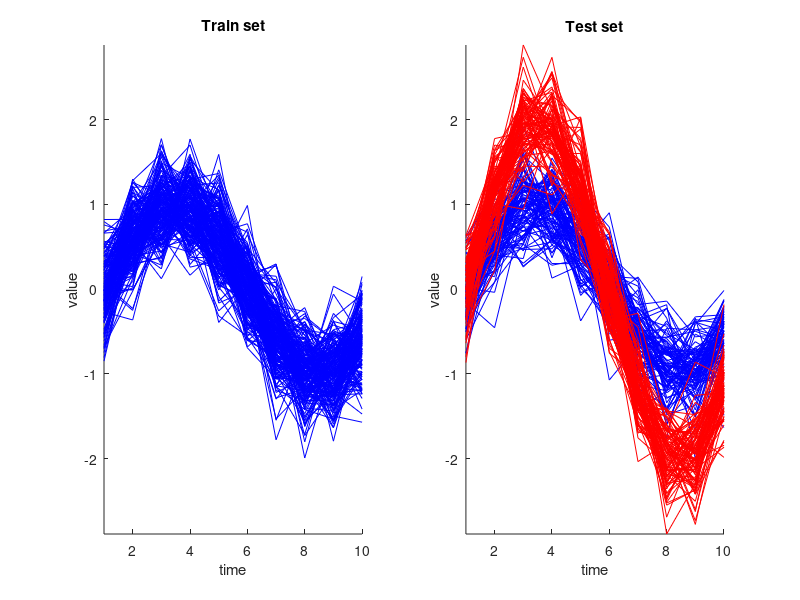

This chart was generated by the following MATLAB code:
clear all;
rng default;
seqs={}; labels={};

SNR = 10; % in DB
nb_pos = 300; 
nb_neg = 100;
max_amp = 1; 
len = 10;
freq = 10000;
t = [0:1/(len*freq):1]; 

% Positive (normal) class samples
for i=1:nb_pos
    amp = randi(max_amp);
    x = awgn(amp*sin(2*pi*freq*t(1:len)),SNR,0);
    seqs{end+1} = x;
    labels{end+1} = zeros(1,size(x,2));
end

% Negative (abnormal) class samples
for i=1:nb_neg
    amp = max_amp + randi(max_amp);
    x = awgn(amp*sin(2*pi*freq*t(1:len)),SNR,0); 
    seqs{end+1} = x;
    labels{end+1} = ones(1,size(x,2));
end

D.seqs = seqs;
D.labels = labels;
D.trainSplitParams = {{1:nb_pos-nb_neg}};
D.validateSplitParams = {{1:nb_pos-nb_neg}};
D.testSplitParams = {nb_pos-nb_neg+1:nb_pos+nb_neg};
save('./synData.mat', 'D');  


%% Visualize
my_axis = [1 max(cellfun(@(x) size(x,2), D.seqs)) ...
             min(cellfun(@(x) min(x), D.seqs)) ...
             max(cellfun(@(x) max(x), D.seqs))];

subplot(1,2,1); hold on;
for i=1:numel(D.trainSplitParams{1}{1})
    j =  D.trainSplitParams{1}{1}(i); 
    if D.labels{j}(1)==0, color='b'; else color='r'; end;
    plot(D.seqs{j}', color); 
end 
axis(my_axis); title('Train set'); xlabel('time'); ylabel('value'); hold off;

subplot(1,2,2); hold on;
for i=1:numel(D.testSplitParams{1})
    j =  D.testSplitParams{1}(i); 
    if D.labels{j}(1)==0, color='b'; else color='r'; end;
    plot(D.seqs{j}', color); 
end  
axis(my_axis); title('Test set'); xlabel('time'); ylabel('value'); hold off;